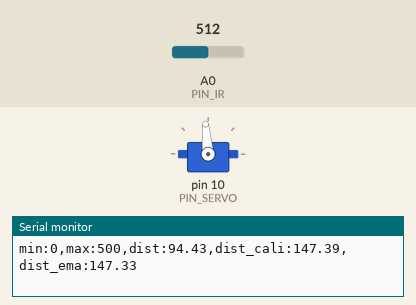
Recording of a sketch running on a simulated Arduino Uno, built with avr-gcc and run on an emulated ATmega328P. Parts: servo, the last lines printed to the serial monitor. The inputs (shaded band) are chosen by the test bench; at power-on: A0 (PIN_IR) = 512.

Above: at 1.2 s.
1.3 s: A0 (PIN_IR) set to 376
3.1 s: A0 (PIN_IR) set to 345
At 4.7 s:
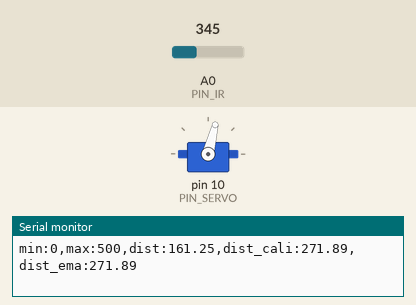
Timing chart, 0 to 6.2 s (numbered marks = the images above; inputs shaded):
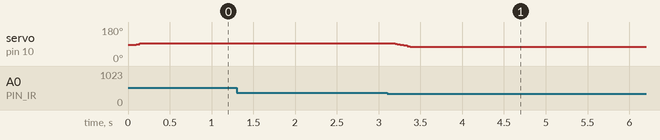

The sketch:

21_bbc_20213028.ino
```cpp
#include <Servo.h>

// Arduino pin assignment
#define PIN_LED 9
#define PIN_SERVO 10
#define PIN_IR A0

// configurable parameters
#define SND_VEL 346.0
#define INTERVAL 25
#define _SERVO_SPEED 90
#define _DIST_MIN 100
#define _DIST_MAX 400

#define _DUTY_MIN 550
#define _DUTY_NEU 1475
#define _DUTY_MAX 2400

#define _DUTY_B 1425
#define _DUTY_B_MR 1325
#define _DUTY_B_PR 1525

#define _INTERVAL_DIST    50
#define _INTERVAL_SERVO    20
#define _INTERVAL_SERIAL    100

int a, b;
float timeout; // unit: us
float dist_min, dist_max, dist_raw, dist_prev;
unsigned long last_sampling_time;
float scale;
float dist_ema = 0;
float alpha = 0.3;
float angle;
unsigned long last_sampling_time_dist, last_sampling_time_servo, last_sampling_time_serial;
bool event_dist, event_servo, event_serial;
float duty_chg_per_interval;
float duty_target, duty_curr;
float dist_cali;

Servo myservo;

void setup() {

  myservo.attach(PIN_SERVO);
  myservo.writeMicroseconds(_DUTY_B);
  duty_target = duty_curr = _DUTY_B;
  digitalWrite(PIN_LED, 0);

// initialize USS related variables
  dist_min = _DIST_MIN;
  dist_max = _DIST_MAX;
  timeout = (INTERVAL / 2) * 1000.0;
  dist_raw = dist_prev = 0.0;
  scale = 0.001 * 0.5 * SND_VEL;
  a = 69;
  b = 230;
  last_sampling_time_dist = last_sampling_time_servo = last_sampling_time_serial = 0;
  event_dist = event_servo = event_serial = false;
  duty_chg_per_interval = float((_DUTY_MAX - _DUTY_MIN)) * (_SERVO_SPEED / 180.0) * (_INTERVAL_SERVO / 1000.0);
// initialize serial port
  Serial.begin(57600);
// initialize last sampling time
  last_sampling_time = 0;
}

float ir_distance(void){ // return value unit: mm
  float val;
  float volt = float(analogRead(PIN_IR));
  val = ((6762.0/(volt-9.0))-4.0) * 10.0;
  return val;
}

void loop(){
    unsigned long time_curr = millis();
  if(time_curr >= last_sampling_time_dist + _INTERVAL_DIST) {
        last_sampling_time_dist += _INTERVAL_DIST;
        event_dist = true;
  }
  if(time_curr >= last_sampling_time_servo + _INTERVAL_SERVO) {
        last_sampling_time_servo += _INTERVAL_SERVO;
        event_servo = true;
  }
  if(time_curr >= last_sampling_time_serial + _INTERVAL_SERIAL) {
        last_sampling_time_serial += _INTERVAL_SERIAL;
        event_serial = true;
  }

  if(event_dist) {
    event_dist = false;
    dist_raw = ir_distance();
    dist_cali = 100 + 300.0 / (b - a) * (dist_raw - a);
    dist_ema = alpha * dist_cali + (1-alpha) * dist_ema;
    if (dist_ema > 255.0) duty_target = _DUTY_B_MR;
    else duty_target = _DUTY_B_PR;

  }

  if(event_servo) {
    event_servo = false;
    myservo.writeMicroseconds(duty_curr);
    if(duty_target > duty_curr) {
      duty_curr += duty_chg_per_interval;
      if(duty_curr > duty_target) duty_curr = duty_target;
    }
    else {
      duty_curr -= duty_chg_per_interval;
      if(duty_curr < duty_target) duty_curr = duty_target;
      }

  }
  if(event_serial) {
    event_serial = false;
        Serial.print("min:0,max:500,dist:");
    Serial.print(dist_raw);
    Serial.print(",dist_cali:");
    Serial.print(dist_cali);
    Serial.print(", dist_ema:");
    Serial.println(dist_ema);
  }


  }
```

Measured:
- the behaviour switches between 361 and 360 on A0 (PIN_IR) (found by bisection; images 0 and 1)
- after the input at 3.1 s, servo on pin 10 (PIN_SERVO): 95° → 76° after 0.08 s
